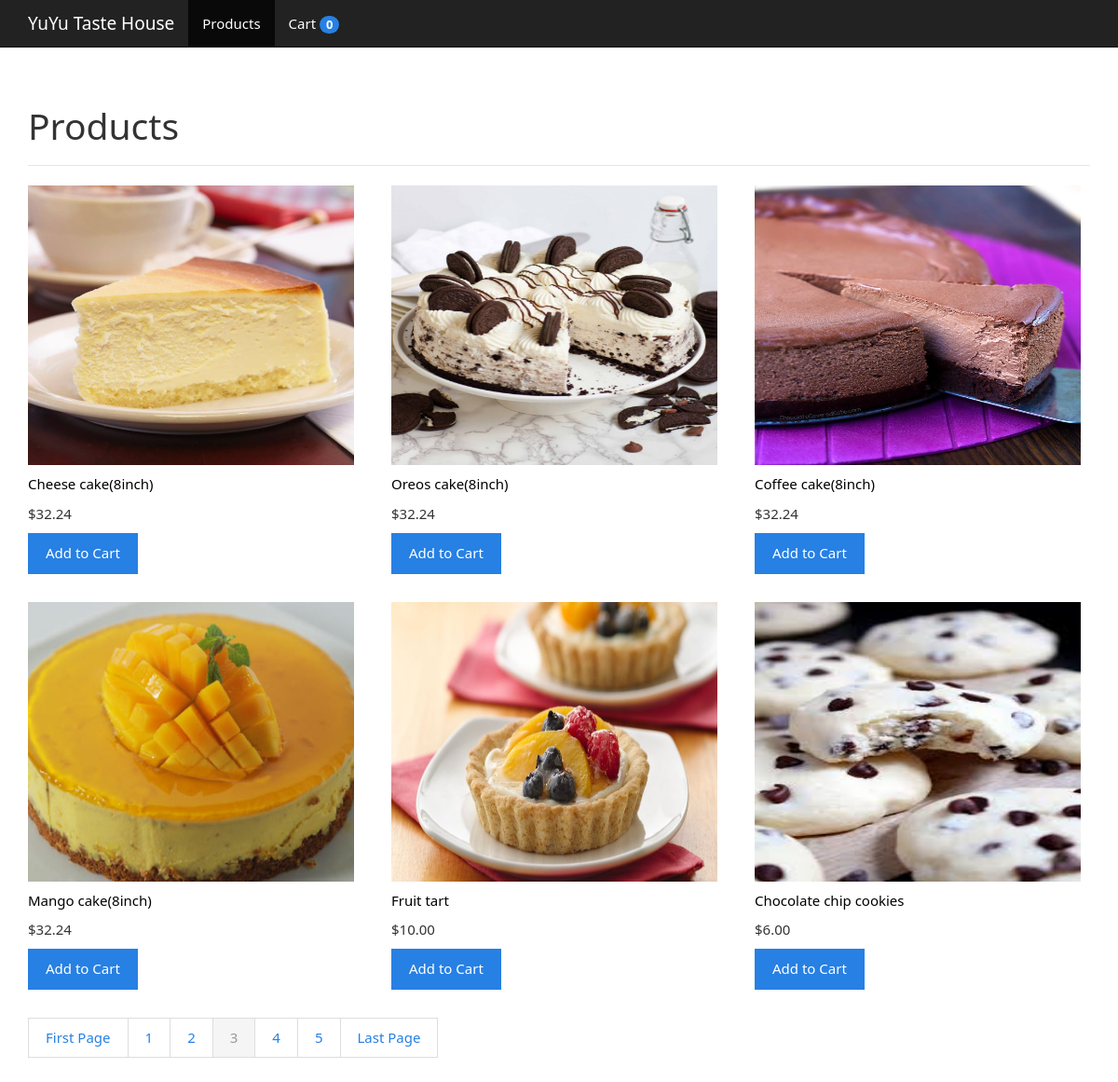
Screenshot of /products.php?page=3 with the database file from the repository.
### tables this page shows
CREATE TABLE IF NOT EXISTS `product_images` (
  `id` int(11) NOT NULL AUTO_INCREMENT,
  `product_id` int(11) NOT NULL,
  `name` varchar(512) NOT NULL,
  `created` datetime NOT NULL,
  `modified` timestamp NOT NULL DEFAULT CURRENT_TIMESTAMP ON UPDATE CURRENT_TIMESTAMP,
  PRIMARY KEY (`id`)
);

CREATE TABLE IF NOT EXISTS `products` (
  `id` int(11) NOT NULL AUTO_INCREMENT,
  `name` varchar(512) NOT NULL,
  `description` text NOT NULL,
  `price` decimal(10,2) NOT NULL,
  `created` datetime NOT NULL,
  `modified` timestamp NOT NULL DEFAULT CURRENT_TIMESTAMP,
  PRIMARY KEY (`id`)
);

### objects/product.php (called while the page is built, shortened)
<?php
class Product{
      private $conn;
      private $table_name="products";
      public function __construct($db){
        $this->conn = $db;
      }
      function read($from_record_num, $records_per_page){
        $query = "SELECT
                    id, name, description, price
                FROM
                    " . $this->table_name . "
                ORDER BY
                    created ASC
                LIMIT
                    ?, ?";
          $stmt = $this->conn->prepare($query);
          $stmt->bindParam(1, $from_record_num, PDO::PARAM_INT);
          $stmt->bindParam(2, $records_per_page, PDO::PARAM_INT);
          $stmt->execute();
          return $stmt;
      }
      public function count(){
        $query = "SELECT count(*) FROM " . $this->table_name;
        $stmt = $this->conn->prepare($query);
        $stmt->execute();
        $rows = $stmt->fetch(PDO::FETCH_NUM);
        return $rows[0];
      }
}
?>

### objects/product_image.php (called while the page is built, shortened)
<?php
class ProductImage{
      private $conn;
      private $table_name = "product_images";
      public $id;
      public $product_id;
      public function __construct($db){
          $this->conn = $db;
      }
      function readFirst(){
        $query = "SELECT id, product_id, name
                FROM " . $this->table_name . "
                WHERE product_id = ?
                ORDER BY id ASC
                LIMIT 0, 1";
        $stmt = $this->conn->prepare($query);
        $this->id=htmlspecialchars(strip_tags($this->id));
        $stmt->bindParam(1, $this->product_id);
        $stmt->execute();
        return $stmt;
      }
}

### objects/cart_item.php (called while the page is built, shortened)
<?php
class CartItem{
      private $conn;
      private $table_name = "cart_items";
      public $product_id;
      public $user_id;
      public function __construct($db){
        $this->conn = $db;
      }
      public function exists(){
        $query = "SELECT count(*) FROM " . $this->table_name . " WHERE product_id=:product_id AND user_id=:user_id";
        $stmt = $this->conn->prepare($query);
        $this->product_id=htmlspecialchars(strip_tags($this->product_id));
        $this->user_id=htmlspecialchars(strip_tags($this->user_id));
        $stmt->bindParam(":product_id", $this->product_id);
        $stmt->bindParam(":user_id", $this->user_id);
        $stmt->execute();
        $rows = $stmt->fetch(PDO::FETCH_NUM);
        return false;
      }
      public function count(){
        $query = "SELECT count(*) FROM " . $this->table_name . " WHERE user_id=:user_id";
        $stmt = $this->conn->prepare($query);
        $this->user_id = htmlspecialchars(strip_tags($this->user_id));
        $stmt->bindParam(":user_id", $this->user_id);
        $stmt->execute();
        $rows = $stmt->fetch(PDO::FETCH_NUM);
        return $rows[0];
      }
}
?>

### read_products_template.php (the view, shortened to what this page needs)
<?php
    while($row = $stmt->fetch(PDO::FETCH_ASSOC)){
      extract($row);
      echo "<div class='col-md-4 m-b-20px'>";
            echo "<a href='product.php?id={$id}' class='product-link'>";
                $product_image->product_id=$id;
                $stmt_product_image=$product_image->readFirst();
                while ($row_product_image = $stmt_product_image->fetch(PDO::FETCH_ASSOC)){
                    echo "<div class='m-b-10px'>";
                        echo "<img src='uploads/images/{$row_product_image['name']}' class='w-100-pct' />";
                    echo "</div>";
                }
                echo "<div class='product-name m-b-10px'>{$name}</div>";
            echo "</a>";
            echo "<div class='m-b-10px'>";
                echo "&#36;" . number_format($price, 2, '.', ',');
            echo "</div>";
            echo "<div class='m-b-10px'>";
                $cart_item->user_id=1;
                $cart_item->product_id=$id;
                if($cart_item->exists()){
                    echo "<a href='cart.php' class='btn btn-success w-1-pct'>";
                        echo "Update Cart";
                    echo "</a>";
                }else{
                    echo "<a href='add_to_cart.php?id={$id}&page={$page}' class='btn btn-primary w-1-pct'>Add to Cart</a>";
                }
            echo "</div>";
      echo "</div>";
    }
include_once "pagination.php";
?>

### libs/css/user.css (style rules this page uses)
.w-100-pct { width:350px; height:300px; }
.m-b-10px { margin-bottom:10px; }
.m-b-20px { margin-bottom:20px; }
.product-link { color:#000000; }

### rows the page displays
products: name "Cheese cake(8inch)", price "32.24"
product_images: name (picture)
products: name "Oreos cake(8inch)", price "32.24"
product_images: name (picture)
products: name "Coffee cake(8inch)", price "32.24"
product_images: name (picture)
products: name "Mango cake(8inch)", price "32.24"
product_images: name (picture)
products: name "Fruit tart", price "10.00"
product_images: name (picture)
products: name "Chocolate chip cookies", price "6.00"
product_images: name (picture)

### other values shown
$cart_count "0"
$page_title "Products"
